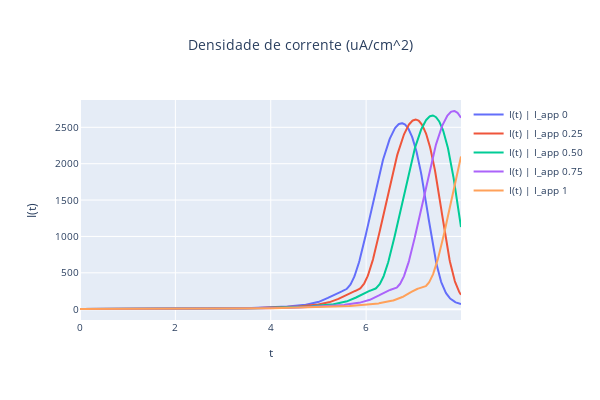

The notebook cell this image was saved under:
### Code cell
plot_output(variable="I", title="Densidade de corrente (uA/cm^2)", dfs=dfs)

### Figure 1 — Plotly figure (JSON) as saved in the notebook; plotly's stock layout.template omitted (floating-point values rounded to 4 significant figures; data arrays with more than 128 entries replaced by an {"elided": "..."} marker saying what was removed)
{"data": [{"mode": "lines", "name": "I(t) | I_app 0", "type": "scatter", "x": {"elided": "800 float values"}, "y": {"elided": "800 float values"}}, {"mode": "lines", "name": "I(t) | I_app 0.25", "type": "scatter", "x": {"elided": "800 float values"}, "y": {"elided": "800 float values"}}, {"mode": "lines", "name": "I(t) | I_app 0.50", "type": "scatter", "x": {"elided": "800 float values"}, "y": {"elided": "800 float values"}}, {"mode": "lines", "name": "I(t) | I_app 0.75", "type": "scatter", "x": {"elided": "800 float values"}, "y": {"elided": "800 float values"}}, {"mode": "lines", "name": "I(t) | I_app 1", "type": "scatter", "x": {"elided": "800 float values"}, "y": {"elided": "800 float values"}}], "layout": {"font": {"size": 10}, "height": 400, "title": {"text": "Densidade de corrente (uA/cm^2)", "x": 0.5}, "width": 600, "xaxis": {"title": {"text": "t"}}, "yaxis": {"title": {"text": "I(t)"}}}}
